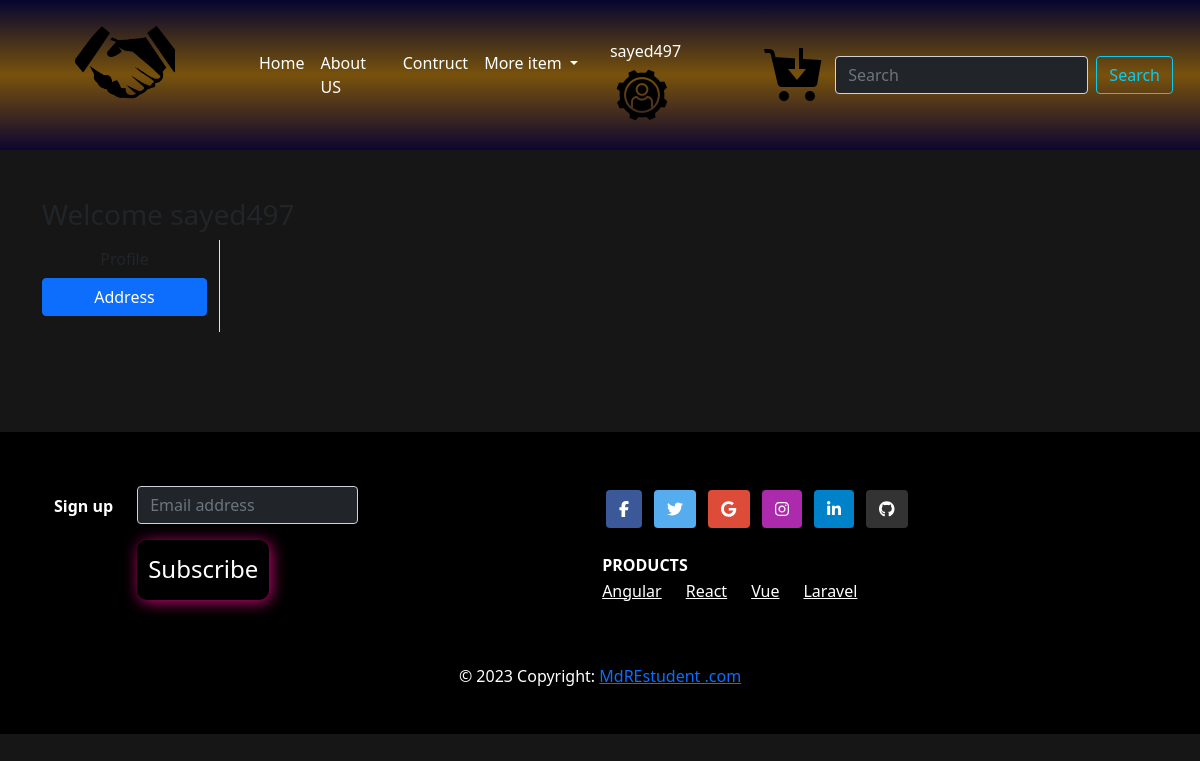
The app's page /address/ (signed in), older data.
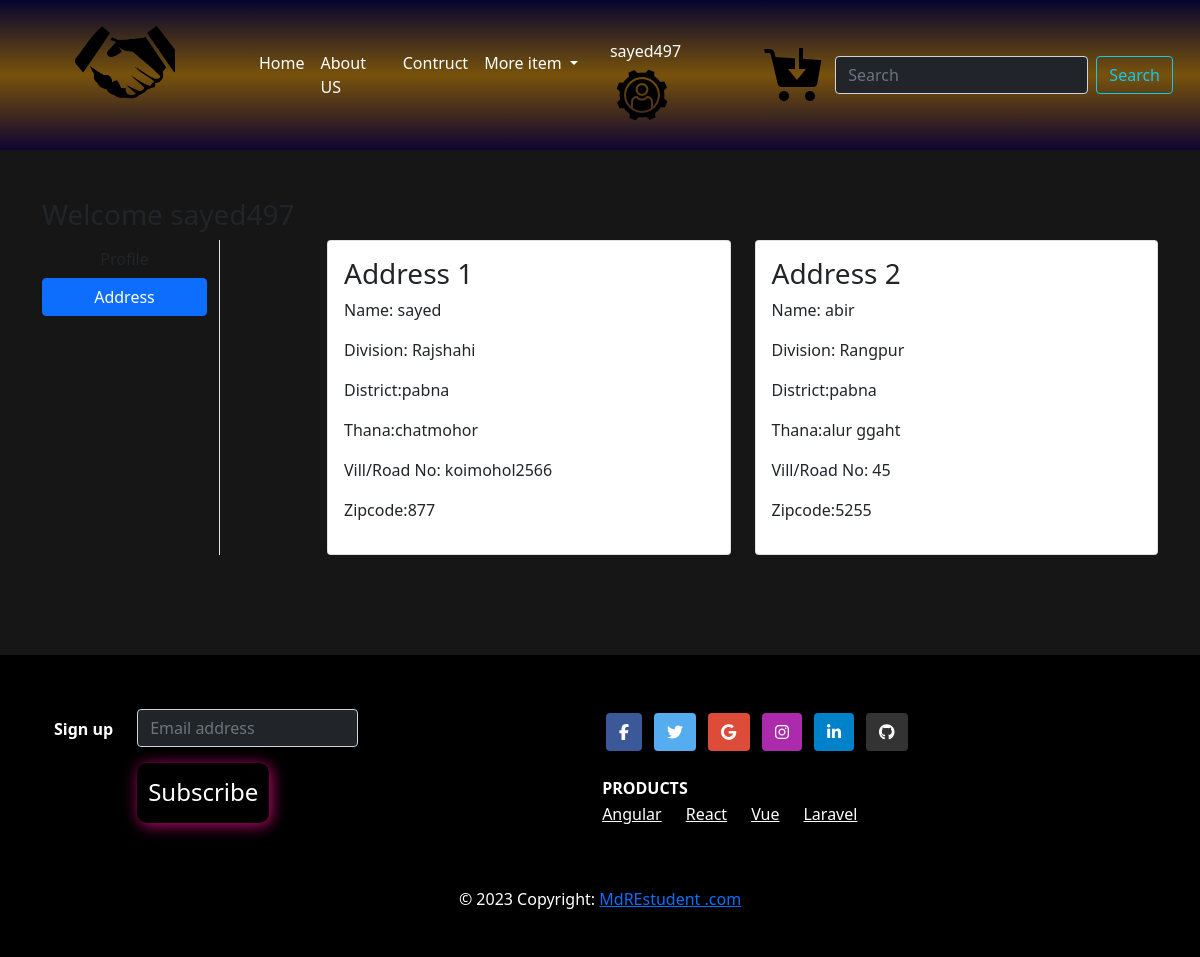
The same page, newer data.
### Shop/models.py (models this page shows, shortened)
class Customer(models.Model):
    user = models.ForeignKey(User, on_delete=models.CASCADE)
    name = models.CharField(max_length=200)
    division = models.CharField(choices=DIVISION_CHOICES, max_length=50)
    district = models.CharField(max_length=200)
    thana = models.CharField(max_length=50)
    villorroad = models.CharField(max_length=50)
    zipcode = models.IntegerField()

### Shop/views.py (the view)
# urls.py: path('address/', views.address, name='address'),
def address(request):
 add = Customer.objects.filter(user=request.user)
 return render(request, 'Shop/address.html',{'add':add, 'active':'btn-primary'})

### Shop/templates/Shop/address.html (shortened to what this page needs)
{% extends 'Shop/base.html' %}
{% load static %}
{% block main-content %}
<div class="container my-5">
    <div class="row">
        <h3>Welcome <span>{{request.user}}  </span></h3>
        <div class="col-sm-2 border-end">
            <ul class="list-unstyled">
                <li class="d-grid"><a href="{% url 'profile' %}" class="btn ">Profile</a></li>
                <li class="d-grid"><a href="{% url 'address' %}" class="btn  {{active}}">Address</a></li>
            </ul>
        </div>
        <div class="col-sm-9 offset-sm-1">
            <div class="row">
                {% for ad in add %}
                <div class="col-sm-6">
                    <div class="card">
                        <div class="card-body">
                            <h3>Address {{forloop.counter}}</h3>
                            <p>Name: {{ad.name}}</p>
                            <p>Division: {{ad.division}}</p>
                            <p>District:{{ad.district}}</p>
                            <p>Thana:{{ad.thana}}</p>
                            <p>Vill/Road No: {{ad.villorroad}}</p>
                            <p>Zipcode:{{ad.zipcode }}</p>
                        </div>
                    </div>
                </div>
                {% endfor %}
            </div>
        </div>
    </div>
</div>
{% endblock main-content %}

Row changes from the older to the newer data that the page shows:
added Customer: name "sayed", division "Rajshahi", district "pabna", thana "chatmohor", villorroad "koimohol2566", zipcode "877"
added Customer: name "abir", division "Rangpur", district "pabna", thana "alur ggaht", villorroad "45", zipcode "5255"
